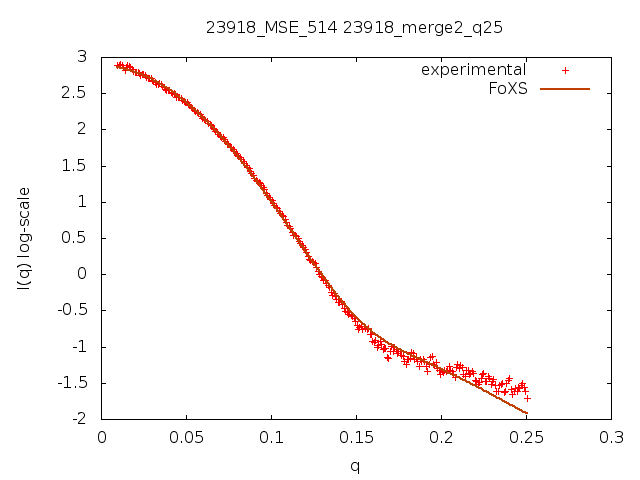

Reproduce this figure in gnuplot.
set terminal png;set output "23918_MSE_514_23918_merge2_q25.png";
set title "23918_MSE_514 23918_merge2_q25";set xlabel "q";set ylabel "I(q) log-scale"
plot '23918_MSE_514_23918_merge2_q25.dat' u 1:2 thru log(y) t "experimental", '23918_MSE_514_23918_merge2_q25.dat' u 1:3 thru log(y) t "FoXS" w lines lw 2 lt 6
